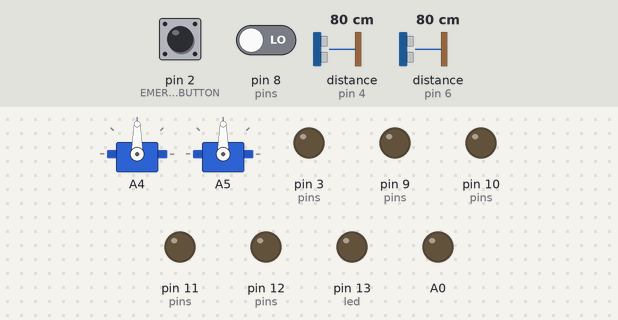
The sketch below on a simulated Arduino Uno, built with avr-gcc and run on an emulated ATmega328P. Parts: 2 × servo, output pins drawn as LEDs (lit = HIGH). Dashed ring = blinking. The inputs (shaded band) are chosen by the test bench; at power-on: pin 8 (pins) LOW, distance to the obstacle (sensors on pin 6, pin 4) 80 cm, pin 2 (EMERGENCY_BUTTON) HIGH. The echo pulse lasts 58.3 µs per cm; pins used as bus, display or sensor lines are not drawn; what the sketch prints to the serial monitor is not drawn.

Above: at 1.2 s.
1.3 s: pin 8 (pins) driven HIGH
At 1.8 s:
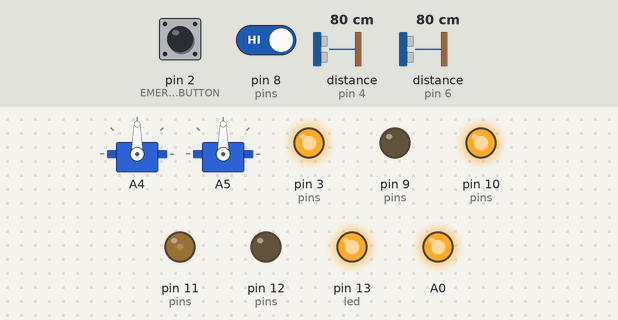
4.3 s: distance to the obstacle (sensor on pin 6) set to 2 cm
At 4.43 s:
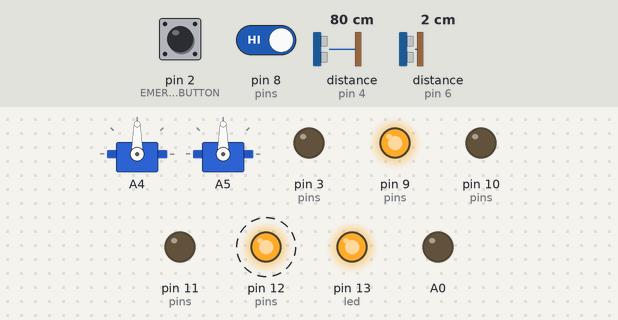
7.3 s: distance to the obstacle (sensor on pin 4) set to 34 cm
10.3 s: distance to the obstacle (sensor on pin 4) set to 29 cm
At 10.52 s:
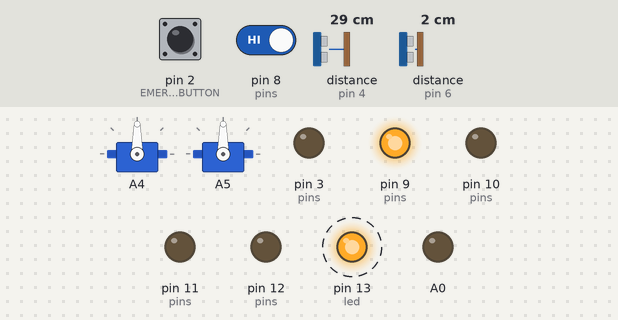
13.3 s: pin 2 (EMERGENCY_BUTTON) pulled LOW for 0.15 s
At 14.4 s:
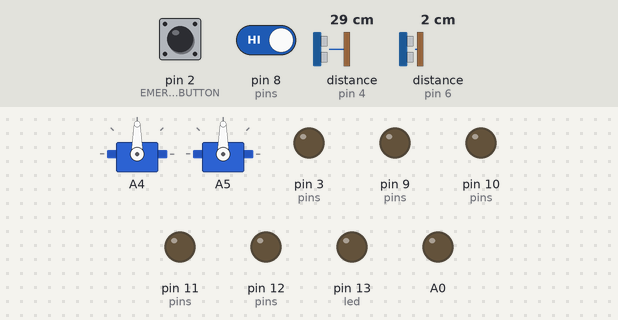
Timing chart, 0 to 16.3 s (numbered marks = the images above; inputs shaded):
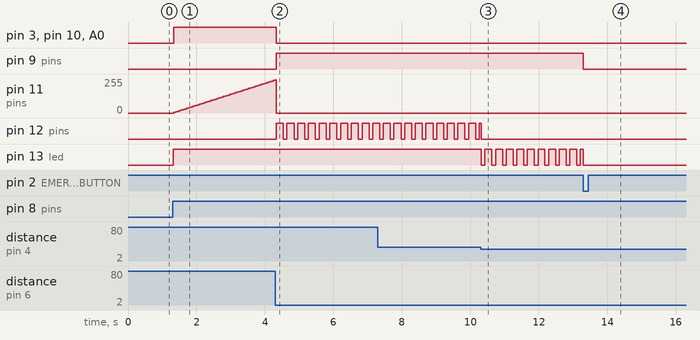

The sketch:

cleaner.ino
```cpp
#ifndef ARDUINO_LED_H
#define ARDUINO_LED_H

#define UP 0
#define DOWN 11
#define PWM_MIN 0
#define PWM_MAX 255
#define FADE_INCREMENT 5
#define FADE_INTERVAL 50

class Led
{
private:
	inline static int brightness = 0;
	inline static int fadeAmount = 5;
	inline static int ledOnTime = 200;
	inline static int ledOffTime = 100;
	inline static int interval = 0;
	inline static int ledState = LOW;
	unsigned long initTime = 0;
	unsigned long currentTime;

	byte led = 13;

	byte fadeDirection = UP;
	int fadeValue = 0;
	unsigned long previousFadeMillis;
	int fadeInterval = 50;

public:
	Led(byte pin);
	Led();

	void fade();
	void blink();
	void blinkCustom(int ledOnTime, int ledOffTime);
	void turnOn();
	void turnOff();
	void setPinLed(byte pin);
	int getPin();
};
#endif


Led::Led(byte pin)
{
    led = pin;
    pinMode(pin, OUTPUT);
}

Led::Led()
{
}

void Led::turnOn()
{
    digitalWrite(led, HIGH);
}

void Led::turnOff()
{
    digitalWrite(led, LOW);
}

void Led::setPinLed(byte pin)
{
    led = pin;
    pinMode(pin, OUTPUT);
}

void Led::fade()
{

    unsigned long thisMillis = millis();

    if (thisMillis - previousFadeMillis >= FADE_INTERVAL)
    {
        if (fadeDirection == UP)
        {
            fadeValue = fadeValue + FADE_INCREMENT;
            if (fadeValue >= PWM_MAX)
            {
                fadeValue = PWM_MAX;
                fadeDirection = DOWN;
            }
        }
        else
        {
            fadeValue = fadeValue - FADE_INCREMENT;
            if (fadeValue <= PWM_MIN)
            {
                fadeValue = PWM_MIN;
                fadeDirection = UP;
            }
        }
        analogWrite(led, fadeValue);
        previousFadeMillis = thisMillis;
    }
}

void Led::blink()
{
    currentTime = millis();

    if (ledState)
    {
        interval = ledOnTime;
    }
    else
    {
        interval = ledOffTime;
    }

    if (currentTime - initTime >= interval)
    {
        initTime = currentTime;
        ledState = !ledState;
        digitalWrite(led, ledState);
    }
}

void Led::blinkCustom(int ledOnTime, int ledOffTime)
{
    Led::ledOnTime = ledOnTime;
    Led::ledOffTime = ledOffTime;
    blink();
}

int Led::getPin()
{
    return this->led;
}


#ifndef ARDUINO_MOTOR_H
#define ARDUINO_MOTOR_H

class Motor
{
private:
	const static int MIN_SPEED = 0;
	const static int MAX_SPEED = 255;

	byte forwardMotorPin;
	byte backwardMotorPin;
	byte actuator;

	bool hasDirection;

public:
	Motor();
	Motor(byte actuator);
	Motor(byte forwardMotorPin, byte backwardMotorPin);

	void moveForward(int speed);
	void moveBackward(int speed);
	void stop();
	void start();
};
#endif

Motor::Motor()
{
}

Motor::Motor(byte actuator)
{
    this->hasDirection = false;
    this->actuator = actuator;
    pinMode(actuator, OUTPUT);
}

Motor::Motor(byte forwardMotorPin, byte backwardMotorPin)
{
    this->forwardMotorPin = forwardMotorPin;
    this->backwardMotorPin = backwardMotorPin;

    pinMode(forwardMotorPin, OUTPUT);
    pinMode(backwardMotorPin, OUTPUT);

    this->hasDirection = true;
}

void Motor::moveForward(int speed)
{
    analogWrite(forwardMotorPin, speed);
    analogWrite(backwardMotorPin, MIN_SPEED);
}

void Motor::moveBackward(int speed)
{
    analogWrite(backwardMotorPin, speed);
    analogWrite(forwardMotorPin, MIN_SPEED);
}

void Motor::stop()
{
    digitalWrite(actuator, LOW);
}

void Motor::start()
{
    digitalWrite(actuator, HIGH);
}


#ifndef ARDUINO_SERVOMOTOR_H
#define ARDUINO_SERVOMOTOR_H
#include <Servo.h>

class ServoMotor
{
private:
	Servo servoMotor;
public:
	ServoMotor();
	ServoMotor(byte servoPin);

	void write(int degree);
};
#endif

ServoMotor::ServoMotor()
{
}

ServoMotor::ServoMotor(byte servoPin)
{
    servoMotor.attach(servoPin);
}

void ServoMotor::write(int degree)
{
    servoMotor.write(degree);
}

#ifndef ARDUINO_ULTRASSONIC_SENSOR_H
#define ARDUINO_ULTRASSONIC_SENSOR_H

class UltrassonicSensor
{
private:
    byte trigger;
    byte echo;

public:
    UltrassonicSensor();
    UltrassonicSensor(byte trigger, byte echo);
    int getUltrasonicDistance();
};

#endif

UltrassonicSensor::UltrassonicSensor()
{
}

UltrassonicSensor::UltrassonicSensor(byte trigger, byte echo)
{
    this->trigger = trigger;
    this->echo = echo;
    pinMode(trigger, OUTPUT);
    pinMode(echo, INPUT);
}

int UltrassonicSensor::getUltrasonicDistance()
{
    long duration;
    int distance;

    // Assure the trigger pin is LOW:
    digitalWrite(trigger, LOW);
    // Brief pause:
    delayMicroseconds(5);

    // Trigger the sensor by setting the trigger to HIGH:
    digitalWrite(trigger, HIGH);
    // Wait a moment before turning off the trigger:
    delayMicroseconds(10);
    // Turn off the trigger:
    digitalWrite(trigger, LOW);

    // Read the echo pin:
    duration = pulseIn(echo, HIGH, 10000UL); // TODO aprox 1m
    // Calculate the distance:
    distance = duration * 0.034 / 2;

    // Return the distance read from the sensor:
    return distance;
}

#ifndef ARDUINO_OPERATION_H
#define ARDUINO_OPERATION_H
class Operation
{
private:
	Led onoffLed;
	Led cleaningLed;
	Led squeegeeingLed;
	Motor engineMotor;
	Motor brushMotor;
	Motor valveMotor;
	ServoMotor squeegeeRight;
	ServoMotor squeegeeLeft;
	String statusDescription;
	UltrassonicSensor frontSensor;
	UltrassonicSensor backSensor;

	int maxDistance = 30;
	int frontDistance = 0;
	int backDistance = 0;
	void distancePrint(int distance);

	void turnOffMotors();
	void ledsControl();

public:
	Operation();
	void configLeds(Led onoff, Led cleaning, Led squeegeeing);
	void configMotors(Motor engine, Motor brush, Motor valve);
	void configServoMotors(ServoMotor right, ServoMotor left);
	void configUltrassonicSensors(UltrassonicSensor front, UltrassonicSensor back);
	inline static int status = 0;
	void control();
};
#endif

Operation::Operation()
{
}

void Operation::configLeds(Led onoff, Led cleaning, Led squeegeeing)
{
    onoffLed = onoff;
    cleaningLed = cleaning;
    squeegeeingLed = squeegeeing;
}

void Operation::configMotors(Motor engine, Motor brush, Motor valve)
{
    engineMotor = engine;
    brushMotor = brush;
    valveMotor = valve;
}

void Operation::configServoMotors(ServoMotor right, ServoMotor left)
{
    squeegeeRight = right;
    squeegeeLeft = left;
}

void Operation::configUltrassonicSensors(UltrassonicSensor front, UltrassonicSensor back)
{
    frontSensor = front;
    backSensor = back;
}

void Operation::control()
{
    frontDistance = frontSensor.getUltrasonicDistance();
    backDistance = backSensor.getUltrasonicDistance();
    Serial.println("[CONTROL] | FRONT DISTANCE --> " + String(frontDistance));
    Serial.println("[CONTROL] | BACK DISTANCE --> " + String(backDistance));

    switch (Operation::status)
    {
    case 0: // "OFF"
        statusDescription = "OFF";
        ledsControl();
        turnOffMotors();
        break;
    case 1: // "ON" TODO
        statusDescription = "ON";
        ledsControl();
        // start cleaning

        status = 2;
        break;
    case 2: // "CLEANING"
        statusDescription = "CLEANING";
        ledsControl();
        squeegeeRight.write(0);
        squeegeeLeft.write(0);

        if (maxDistance < frontDistance)
        {
            engineMotor.moveForward(255);
            brushMotor.start();
            valveMotor.start();
        }
        else
        {
            status = 3;
        }

        break;
    case 3: // "SQUEEGEEING"
        statusDescription = "SQUEEGEEING";
        ledsControl();
        squeegeeRight.write(180);
        squeegeeLeft.write(180);

        if (maxDistance < backDistance)
        {
            engineMotor.moveBackward(255);
            brushMotor.stop();
            valveMotor.stop();
        }
        else
        {
            status = 0;
        }
        break;
    case 4: // "ERROR"
        statusDescription = "ERROR";
        cleaningLed.turnOn();
        squeegeeingLed.turnOn();
        turnOffMotors();
        break;
    default:
        Operation::status = 4;
        break;
    }
    Serial.println("[status] | " + statusDescription + " |");
}

void Operation::turnOffMotors()
{
    engineMotor.stop();
    brushMotor.stop();
    valveMotor.stop();
}

void Operation::ledsControl()
{
    switch (Operation::status)
    {
    case 0: // "OFF"
        onoffLed.blink();
        cleaningLed.turnOff();
        squeegeeingLed.turnOff();
        break;
    case 1: // "ON" TODO
        onoffLed.turnOn();
        cleaningLed.turnOff();
        squeegeeingLed.turnOff();
        break;
    case 2: // "CLEANING"
        cleaningLed.fade();
        squeegeeingLed.turnOff();
        break;
    case 3: // "SQUEEGEEING"
        cleaningLed.turnOff();
        squeegeeingLed.blink();
        break;
    case 4: // "ERROR"
        onoffLed.blink();
        cleaningLed.blink();
        squeegeeingLed.blink();
        break;
    }
}

#ifndef ARDUINO_POWER_H
#define ARDUINO_POWER_H

class Power
{
private:
	byte pins[14] = {0, 1, 2, 3, 4, 5, 6, 7, 8, 9, 10, 11, 12, 13};
	int isPowerOn;
	byte onOff;
	byte emergency;
	String lastStatus;
	void setPinsToLow();
	void setPinsToEmergencyMode();
	void configAllPins();

public:
	Power(byte power, byte emergency);

	void on();
	void off();
	void emergencyMode();
	bool isOn();
};
#endif


/* STATUS
 * 0 -- ON
 * 1 -- OFF
 * 2 -- CLEANING
 * 3 -- STARTING
 * 4 -- ERROR
 */

Power::Power(byte onOff, byte emergency)
{
    this->onOff = onOff;
    this->emergency = emergency;
    Operation::status = 0;
}

void Power::on()
{
    isPowerOn = HIGH;
    Operation::status = 1;
}

void Power::off()
{
    isPowerOn = LOW;
    setPinsToLow();
    Operation::status = 0;
}

void Power::emergencyMode()
{
    isPowerOn = LOW;
    setPinsToEmergencyMode();
    Operation::status = 0;
}

bool Power::isOn()
{
    isPowerOn = digitalRead(onOff);

    String currentStatus = isPowerOn == HIGH ? "ON" : "OFF";
    // Serial.println("[power] | [" + currentStatus + "]");
    if (isPowerOn == LOW)
    {
        Serial.println("[power] | Turning Off ---> [" + currentStatus + "]");
        off();
    }
    else if (lastStatus != currentStatus)
    {
        on();
    }

    lastStatus = currentStatus;
    return isPowerOn;
}

void Power::setPinsToLow()
{
    for (int pin : pins)
    {
        digitalWrite(pin, LOW);
    }
}

void Power::setPinsToEmergencyMode()
{
    configAllPins();
    setPinsToLow();
}

void Power::configAllPins()
{
    for (int pin : pins)
    {
        if (pin == onOff || pin == emergency)
        {
            pinMode(pin, INPUT_PULLUP);
        }
        else
        {
            pinMode(pin, OUTPUT);
        }
    }
}


#define INDICATIVE_RED 13
#define INDICATIVE_BLUE 12
#define INDICATIVE_GREEN 11

#define EMERGENCY_BUTTON 2
#define ON_OFF 8

#define FORWARD_ENGINE 10
#define BACKWARD_ENGINE 9
#define BRUSH_ENGINE 3
#define VALVE_ENGINE A0

#define FRONT_TRIGGER 7
#define FRONT_ECHO 6
#define BACK_TRIGGER 5
#define BACK_ECHO 4

#define SQUEEGEE_RIGHT A4
#define SQUEEGEE_LEFT A5

Motor motionEngine(FORWARD_ENGINE, BACKWARD_ENGINE);

Motor brush(BRUSH_ENGINE);
Motor valve(VALVE_ENGINE);

ServoMotor squeegeeRight(SQUEEGEE_RIGHT);
ServoMotor squeegeeLeft(SQUEEGEE_LEFT);

Power power(ON_OFF, EMERGENCY_BUTTON);
Led red(INDICATIVE_RED);
Led blue(INDICATIVE_BLUE);
Led green(INDICATIVE_GREEN);
Operation operation;

UltrassonicSensor front(FRONT_TRIGGER, FRONT_ECHO);
UltrassonicSensor back(BACK_TRIGGER, BACK_ECHO);

bool emergencyMode;

void setup()
{
  Serial.begin(115200);
  attachInterrupt(digitalPinToInterrupt(EMERGENCY_BUTTON), emergencyTrigger, CHANGE);
  initialConfiguration();
}

void loop()
{
  // Checking if emergency mode are trigged
  if (!emergencyMode)
  {
    if (power.isOn())
    {
      Serial.println("[main] | Calling Control |");
      operation.control();
    }
  }
  else
  {
    Serial.println("[main] | EMERGENCY MODE |");
  }
  // delay(1000); // TODO avoid delays
}

void initialConfiguration()
{
  operation.configLeds(red, green, blue);
  operation.configMotors(motionEngine, brush, valve);
  operation.configServoMotors(squeegeeRight, squeegeeLeft);
  operation.configUltrassonicSensors(front, back);
}

void emergencyTrigger()
{
  emergencyMode = true;
  power.emergencyMode();
  Serial.println("[main] | EMERGENCY BUTTON WAS TRIGGERED |");
  Serial.println("[main] | TURNED OFF OPERATIONS |");
}
```

Measured:
- the behaviour switches between 32 and 31 cm on distance to the obstacle (sensor on pin 4) (found by bisection; images 2 and 3)
- after the input at 1.3 s, pin 3 (pins), pin 10 (pins), pin 13 (led), A0: LOW → HIGH at once; pin 11 (pins): moves from 0/255 to 245/255 over 2.9 s, starting at once
- after the input at 4.3 s, pin 3 (pins), pin 10 (pins), A0: HIGH → LOW at once; pin 9 (pins): LOW → HIGH at once; pin 12 (pins): alternates HIGH for 0.21 s and LOW for 0.11 s, starting at once
- after the input at 10.3 s, pin 13 (led): alternates HIGH for 0.20 s and LOW for 0.11 s, starting at once
- after the input at 13.3 s, pin 9 (pins): HIGH → LOW at once
